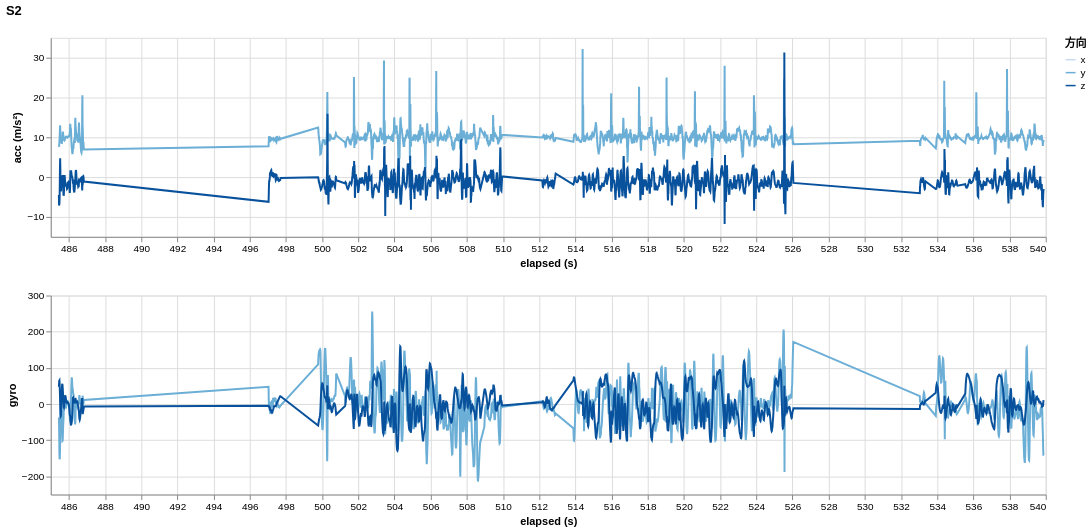

The code cell stored with this chart in its notebook:
### Code cell
import altair as alt

alt.data_transformers.disable_max_rows()
# 上下文变量 (保持不变)
sensor = ['acc', 'gyro']
plotStack = [] 

# Generate plots for each sensor type
for iSensor in range(len(sensor)):
    curr_sensor = sensor[iSensor]
    
    # 1. 定义列名
    col_x = location + '_' + curr_sensor + '_x_'
    col_y = location + '_' + curr_sensor + '_y'
    col_z = location + '_' + curr_sensor + '_z'

    # 2. 基础图表与 Fold 转换 (宽表转长表)
    base = alt.Chart(df_2_data_reduced).transform_fold(
        [col_x, col_y, col_z],
        as_=['temp_key', 'sensor_value'] # sensor_value 是原始数据
    ).transform_calculate(
        Direction = 'slice(datum.temp_key, -1)' # 提取 x, y, z 用于图例
    )

    # --- 3. 核心修改：单位转换逻辑 ---
    if curr_sensor == 'acc':
        # 如果是加速度计，乘以 10
        base = base.transform_calculate(
            converted_value = 'datum.sensor_value * 10' 
        )
        y_axis_title = f"{curr_sensor} (m/s²)" # 更新标题
    else:
        # 如果是陀螺仪，保持原值
        base = base.transform_calculate(
            converted_value = 'datum.sensor_value'
        )
        y_axis_title = f"{curr_sensor}"

    # 4. 绘图
    combined_plot = base.mark_line().encode(
        x = alt.X('elapsed (s)'),
        
        # --- 修改点：Y轴使用转换后的字段 'converted_value' ---
        y = alt.Y('converted_value:Q', title = y_axis_title),
        
        # 图例颜色设置
        color = alt.Color('Direction:N',
                          scale=alt.Scale(
                              domain=['x', 'y', 'z'],
                              range=['#c6dbef', '#6baed6', '#08519c']
                          ),
                          legend=alt.Legend(title="方向")
        ),
        # Tooltip 也显示转换后的数值
        tooltip = [
            alt.Tooltip('elapsed (s)'),
            alt.Tooltip('converted_value:Q', title='Value', format='.2f'), # 保留两位小数
            alt.Tooltip('Direction:N')
        ]
    ).properties(
        width = 1000,
        height = 200
    ).interactive()

    plotStack.append(combined_plot)

# 组合图表
alt.vconcat(*plotStack).properties(title = [location,""])

### Figure 1 — Vega-Lite specification as saved in the notebook (floating-point values rounded to 4 significant figures; data arrays with more than 128 entries replaced by an {"elided": "..."} marker saying what was removed)
{"config": {"view": {"continuousWidth": 300, "continuousHeight": 300}}, "vconcat": [{"mark": {"type": "line"}, "encoding": {"color": {"field": "Direction", "legend": {"title": "方向"}, "scale": {"domain": ["x", "y", "z"], "range": ["#c6dbef", "#6baed6", "#08519c"]}, "type": "nominal"}, "tooltip": [{"field": "elapsed (s)", "type": "quantitative"}, {"field": "converted_value", "format": ".2f", "title": "Value", "type": "quantitative"}, {"field": "Direction", "type": "nominal"}], "x": {"field": "elapsed (s)", "type": "quantitative"}, "y": {"field": "converted_value", "title": "acc (m/s²)", "type": "quantitative"}}, "height": 200, "name": "view_3", "transform": [{"fold": ["S2_acc_x_", "S2_acc_y", "S2_acc_z"], "as": ["temp_key", "sensor_value"]}, {"calculate": "slice(datum.temp_key, -1)", "as": "Direction"}, {"calculate": "datum.sensor_value * 10", "as": "converted_value"}], "width": 1000}, {"mark": {"type": "line"}, "encoding": {"color": {"field": "Direction", "legend": {"title": "方向"}, "scale": {"domain": ["x", "y", "z"], "range": ["#c6dbef", "#6baed6", "#08519c"]}, "type": "nominal"}, "tooltip": [{"field": "elapsed (s)", "type": "quantitative"}, {"field": "converted_value", "format": ".2f", "title": "Value", "type": "quantitative"}, {"field": "Direction", "type": "nominal"}], "x": {"field": "elapsed (s)", "type": "quantitative"}, "y": {"field": "converted_value", "title": "gyro", "type": "quantitative"}}, "height": 200, "name": "view_4", "transform": [{"fold": ["S2_gyro_x_", "S2_gyro_y", "S2_gyro_z"], "as": ["temp_key", "sensor_value"]}, {"calculate": "slice(datum.temp_key, -1)", "as": "Direction"}, {"calculate": "datum.sensor_value", "as": "converted_value"}], "width": 1000}], "data": {"name": "data-2babc217d14e99c0627d0693027ee27c"}, "params": [{"name": "param_3", "select": {"type": "interval", "encodings": ["x", "y"]}, "bind": "scales", "views": ["view_3"]}, {"name": "param_4", "select": {"type": "interval", "encodings": ["x", "y"]}, "bind": "scales", "views": ["view_4"]}], "title": ["S2", ""], "$schema": "https://vega.github.io/schema/vega-lite/v5.20.1.json", "datasets": {"data-2babc217d14e99c0627d0693027ee27c": {"elided": "3000 records"}}}
